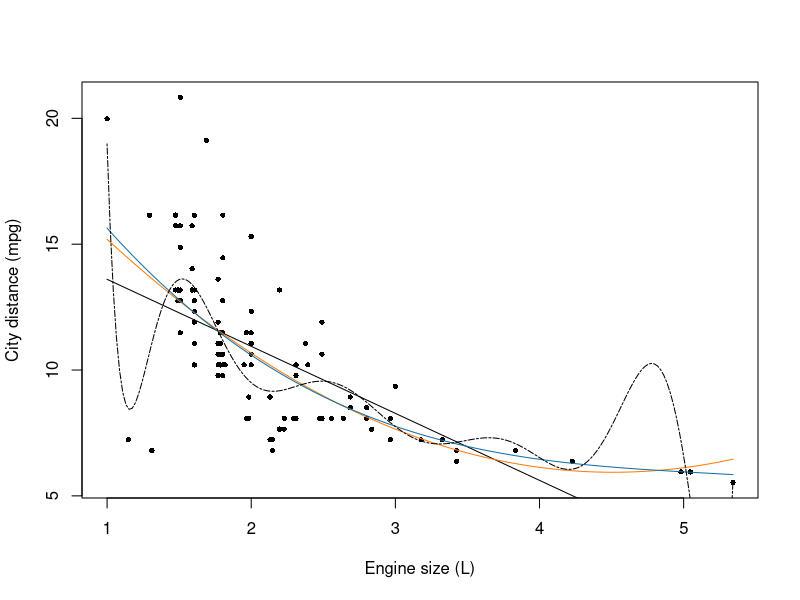
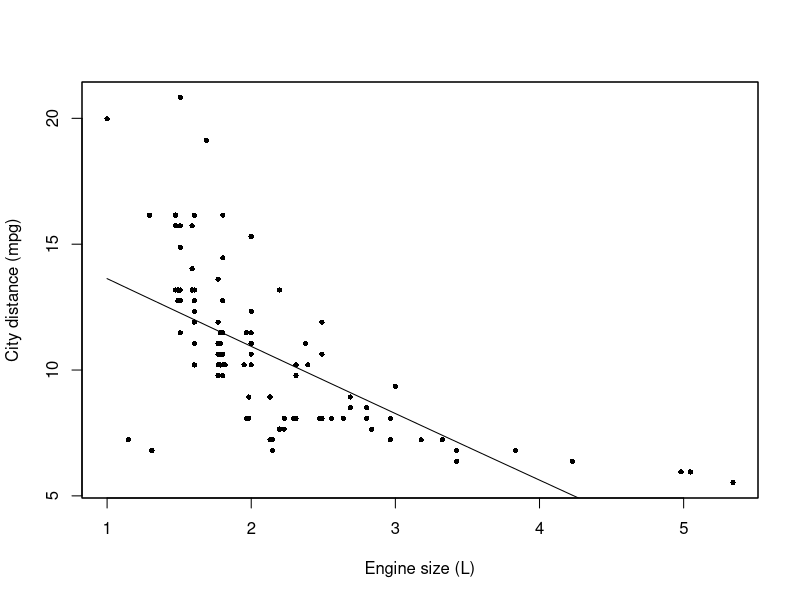
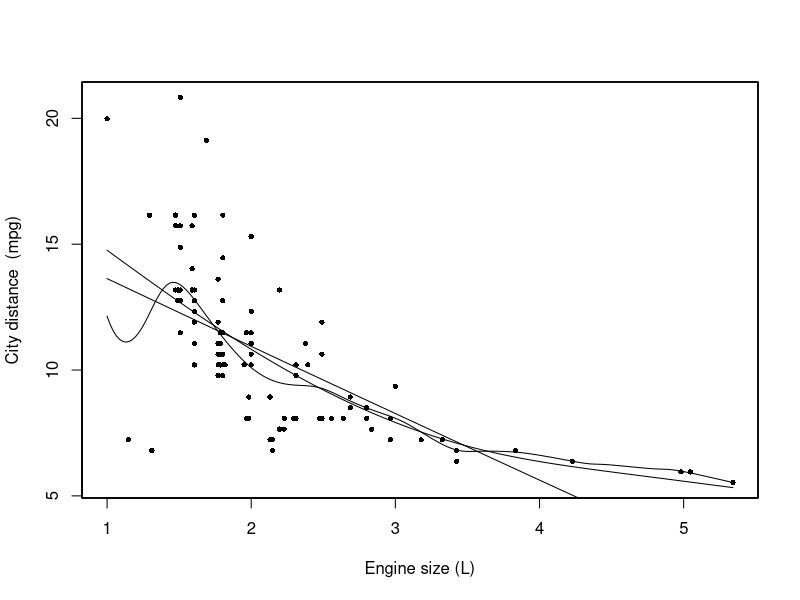
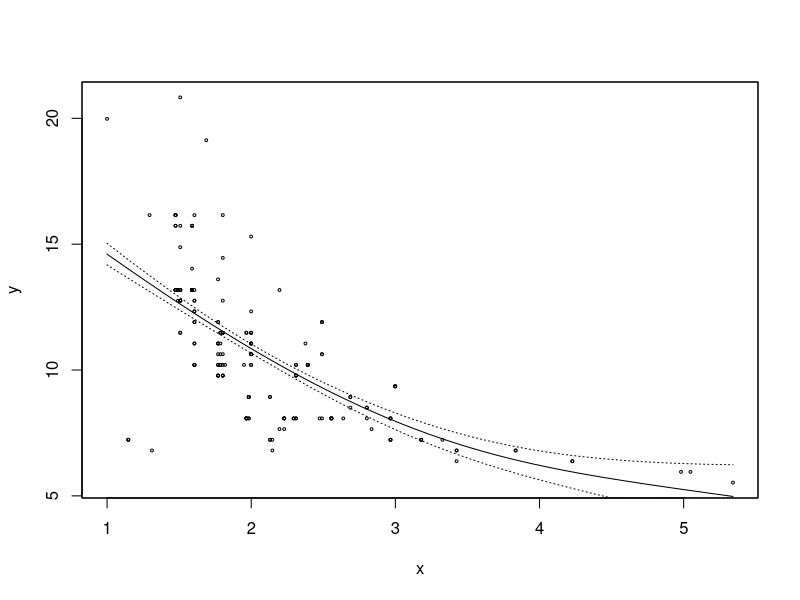
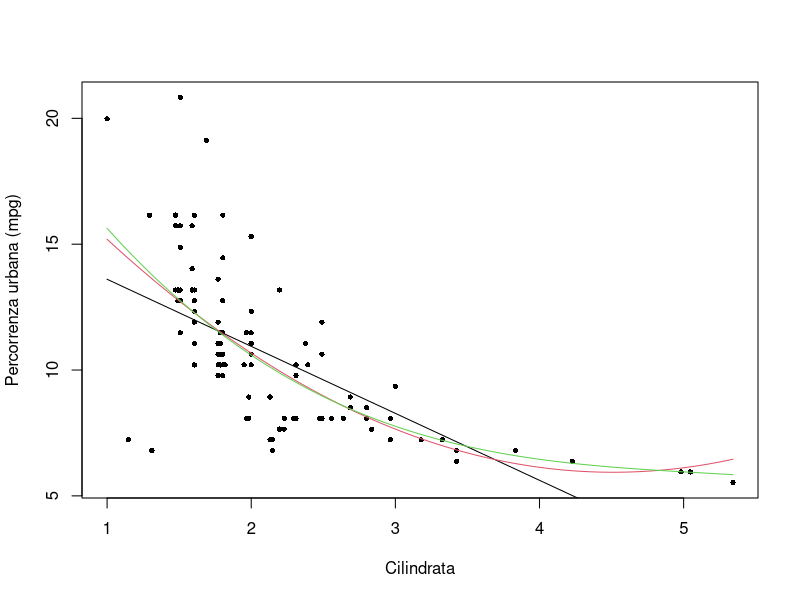
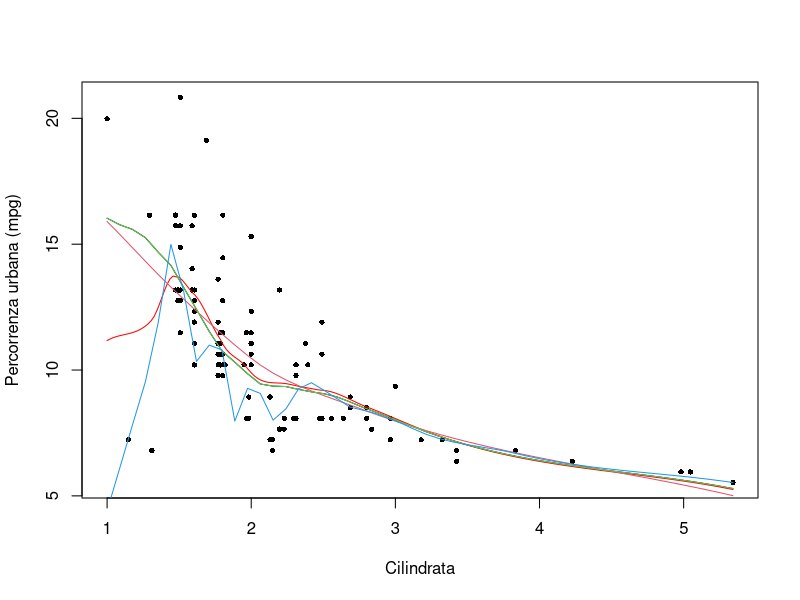
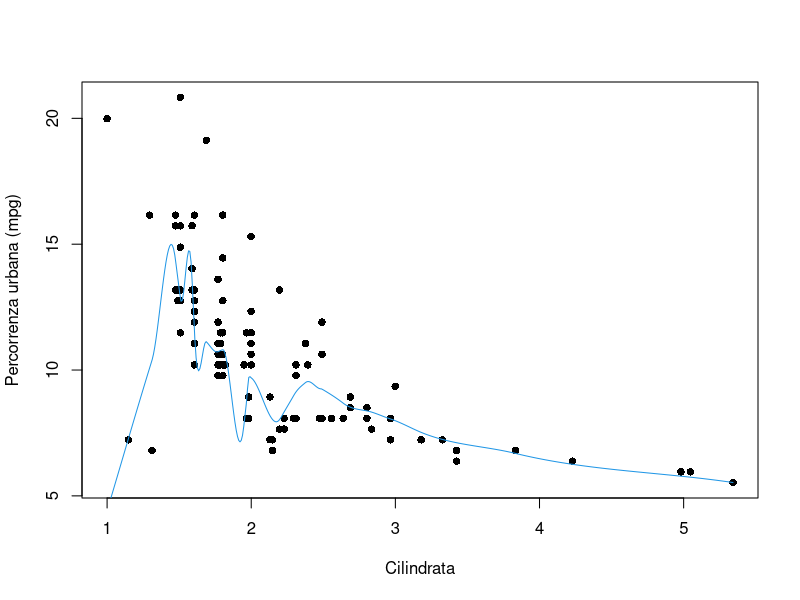
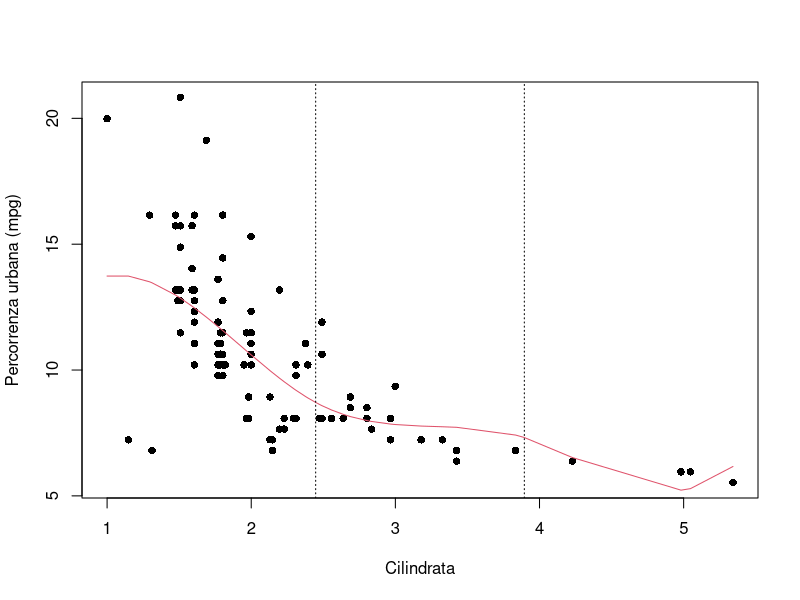

R code for these plots, in order:
# LAB 5 (Auto) -------------------------------------------------------------------
# Course: Data Mining
# Author: Tommaso Rigon

rm(list = ls()) # Clean the environment

# The dataset can be downloaded here: https://tommasorigon.github.io/datamining/data/auto.txt
auto <- read.table("../data/auto.txt", header = TRUE)
auto <- subset(auto, select = c(city.distance, engine.size))

# Summary
str(auto)

y <- auto$city.distance # As the name suggest: city distance
x <- auto$engine.size # And engine size (L)

plot(x, y, xlab = "Engine size (L)", ylab = "City distance (mpg)", pch = 16, cex = 0.7)

# Set of points at which the curve is evaluated
newx <- data.frame(x = seq(min(x), max(x), length = 200))

# p = 1 (linear regression)
lines(newx$x, predict(lm(y ~ x), newdata = newx), lty = 1, col = "black")

# p = 2 (parabolic regression)
lines(newx$x, predict(lm(y ~ x + I(x^2)), newdata = newx), lty = 1, col = "#fc7d0b")

# p = 3 (cubic regression)
# Here I am using the more convenient syntax "poly"
lines(newx$x, predict(lm(y ~ poly(x, degree = 3)), newdata = newx), lty = 1, col = "#1170aa")

# If I use an extreme value for the degree, it does not work well anymore
lines(newx$x, predict(lm(y ~ poly(x, degree = 10)), newdata = newx), lty = 6)

? ksmooth

# install.packages("sm")
library(sm)

plot(x, y, xlab = "Engine size (L)", ylab = "City distance (mpg)", pch = 16, cex = 0.7)

# Local linear regression
? sm.regression
sm.regression(x, y, h = 10, add = TRUE, ngrid = 200)

# Let us try some alternative values of "h"
plot(x, y, xlab = "Engine size (L)", ylab = "City distance  (mpg)", pch = 16, cex = 0.7)
sm.regression(x, y, h = 10, add = T, ngrid = 200)
sm.regression(x, y, h = 0.2, add = T, ngrid = 200)
sm.regression(x, y, h = 1, add = T, ngrid = 200)

h.select(x, y, method = "cv")
h.select(x, y, method = "aicc")

# Aggiunta delle bande di variabilità
sm.regression(x, y, h = 1.2, ngrid = 200, display = "se")

# Regressione polinomiale locale (KernSmooth)---------------------------------------

# install.packages(KernSmooth)
library(KernSmooth)

plot(x, y, xlab = "Cilindrata", ylab = "Percorrenza urbana (mpg)", pch = 16, cex = 0.7)

# Otteniamo regressione lineare locale
a1 <- locpoly(x, y, degree = 1, bandwidth = 30, kernel = "normal", gridsize = 200)
lines(a1)

# Polinomi locali di grado superiore al primo

# Parabola locale
a2 <- locpoly(x, y, degree = 2, bandwidth = 30, kernel = "normal", gridsize = 200)
lines(a2, col = 2)

# Funzione cubica locale
a3 <- locpoly(x, y, degree = 3, bandwidth = 30, kernel = "normal", gridsize = 200)
lines(a3, col = 3)

plot(x, y, xlab = "Cilindrata", ylab = "Percorrenza urbana (mpg)", pch = 16, cex = 0.7)

# Stimo un modello di tipo loess
lo1 <- loess.smooth(x, y, span = 0.4, degree = 1)
lines(lo1)

# Stimo un modello di tipo loess
lo1bis <- loess(y ~ x, span = 0.4, family = "gaussian", degree = 1)
lines(newx$x, predict(lo1bis, newdata = newx), col = "red")

# Si provano altri parametri di lisciamento, chiamati "span" in questo contesto
lo1 <- loess.smooth(x, y, span = 0.9)
lines(lo1, col = 2)

lo1 <- loess.smooth(x, y, span = 0.4)
lines(lo1, col = 3)

lo1 <- loess.smooth(x, y, span = 0.2)
lines(lo1, col = 4)

plot(x, y, xlab = "Cilindrata", ylab = "Percorrenza urbana (mpg)", pch = 16)
lo1 <- loess.smooth(x, y, span = 0.2, evaluation = 500) # Necessario aumentare il numero di punti
lines(lo1, col = 4)

# Splines di regressione---------------------------------------------------

# install.packages("splines")
library(splines)

plot(x, y, xlab = "Cilindrata", ylab = "Percorrenza urbana (mpg)", pch = 16)

# Selezione dei nodi

xi <- seq(min(x), max(x), length = 4) # Seleziono in totale 4 nodi, basandomi sui dati
xi_int <- xi[2:(length(xi) - 1)] # Selezione in totale K = 2 nodi INTERNI

# Per questioni grafiche, decido di mostrare la previsione per tutti i valori di + i valori dei nodi interni
newx <- data.frame(x = sort(c(x, xi_int)))

B <- bs(x, knots = xi_int, degree = 3, intercept = F) # Si noti che è esclusa l'intercetta, per un totale di K + 3 componenti
dim(B)

spl1 <- lm(y ~ bs(x, knots = xi_int, degree = 3, intercept = F))
fit1 <- predict(spl1, newx)
lines(newx$x, fit1, col = 2)

# Disegno delle linee verticali in corrispondenza dei nodi
abline(v = xi[2], lty = 3)
abline(v = xi[3], lty = 3)

# Ci delle parti non molto lisciate, per cui amplio la griglia delle osservazioni
newx <- data.frame(x = seq(min(x), max(x), length = 200))

plot(x, y, xlab = "Cilindrata", ylab = "Percorrenza urbana (mpg)", pch = 16)
fit1 <- predict(spl1, newx)
lines(newx$x, fit1, col = 2)

abline(v = xi[2], lty = 3)
abline(v = xi[3], lty = 3)

# Splines di regressione - Nodi tramite quantili ----------------------

xi <- quantile(x, c(0, 0.333, 0.666, 1))
xi_int <- xi[2:(length(xi) - 1)] # Selezione in totale K = 2 nodi INTERNI

# unisco alle x i due punti in cui ho scelto di mettere i nodi
spl2 <- lm(y ~ bs(x, knots = xi_int, degree = 3, intercept = F))

plot(x, y, xlab = "Cilindrata", ylab = "Percorrenza urbana (mpg)", pch = 16)
fit2 <- predict(spl2, newx)
lines(newx$x, fit2, col = 2)

# Disegno delle linee verticali in corrispondenza dei nodi
abline(v = xi[2], lty = 3)
abline(v = xi[3], lty = 3)

# Splines di regressione - Utilizzo dei gradi di libertà ---------------

# Funzioni di base B-spline per una spline cubica (degree = 3)
# Vale la relazione: df = length(knots) + degree
# I nodi vengono scelti usando i quantili della distribuzione delle x

plot(x, y, xlab = "Cilindrata", ylab = "Percorrenza urbana (mpg)", pch = 16)

# Equivalente al comando precedente
spl2 <- lm(y ~ bs(x, df = 5, degree = 3, intercept = F))
fit2 <- predict(spl2, newx)
lines(newx$x, fit2, col = 2)

# Faccio variare i gradi di libertà
spl3 <- lm(y ~ bs(x, df = 10, degree = 3, intercept = F))
fit3 <- predict(spl3, newx)
lines(newx$x, fit3, col = 3)

spl4 <- lm(y ~ bs(x, df = 15, degree = 3, intercept = F))
fit4 <- predict(spl4, newx)
lines(newx$x, fit4, col = 4)

# Smoothing Splines ------------------------------------------------

plot(x, y, xlab = "Cilindrata", ylab = "Percorrenza urbana (mpg)", pch = 16)

s1 <- smooth.spline(x, y)
lines(s1) # Decisamente qualcosa è andato storto

# Provo qualche parametro alternativo
plot(x, y, xlab = "Cilindrata", ylab = "Percorrenza urbana (mpg)", pch = 16)

s1 <- smooth.spline(x, y, lambda = 0.0001)
p1 <- predict(s1, x = newx$x)
lines(p1, col = 2)

s1 <- smooth.spline(x, y, lambda = 0.00001)
p1 <- predict(s1, x = newx$x)
lines(p1, col = 3)

s1 <- smooth.spline(x, y, lambda = 0.01)
p1 <- predict(s1, x = newx$x)
lines(p1, col = 4)

# Utilizzo spar al posto di lambda
plot(x, y, xlab = "Cilindrata", ylab = "Percorrenza urbana (mpg)", pch = 16)

s1 <- smooth.spline(x, y, spar = 0.8)
p1 <- predict(s1, x = newx$x)
lines(p1, col = 4)

# ESERCIZIO: provare tutto con i "dati di ieri e di domani" (vd. libro) selezionando il parametro di lisciamento sia tramite convalida incrociata sia tramite insieme di stima e verifica
